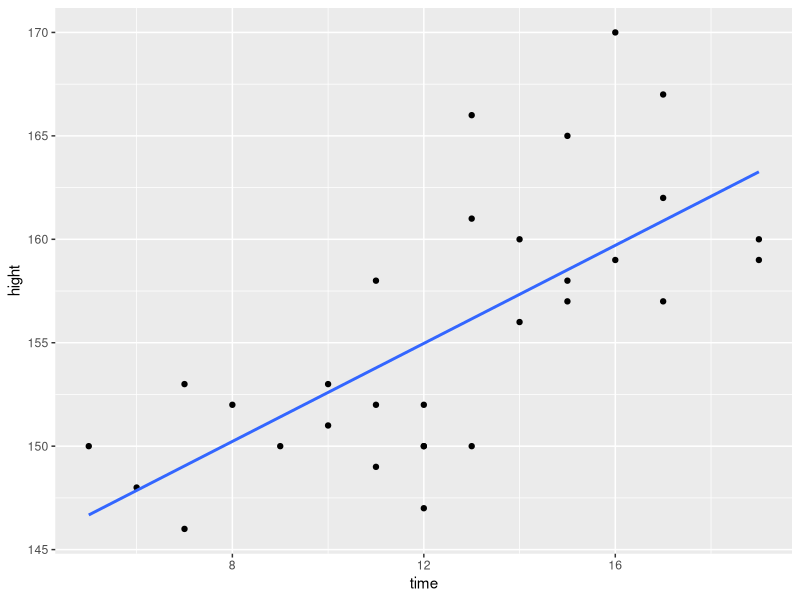
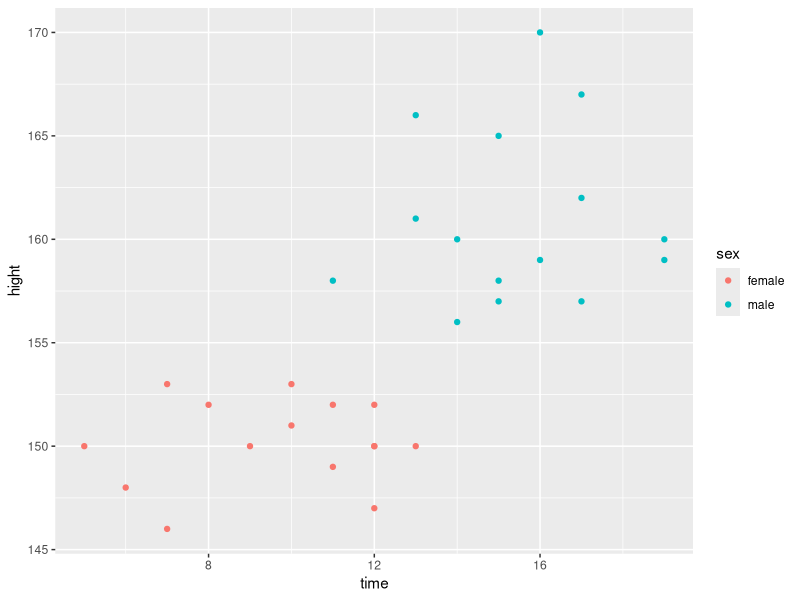
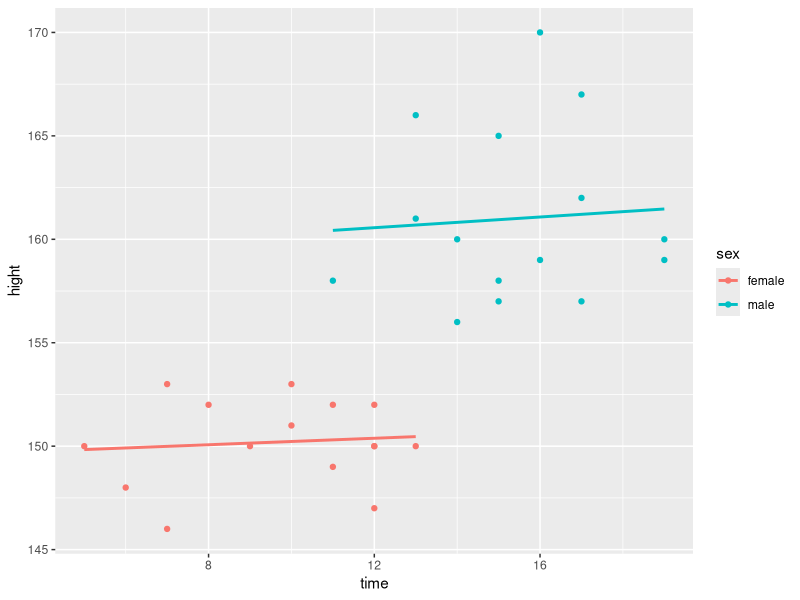

Reproduce these figures in R, in order.
## ---- chunk 1
library(tidyverse)
## ---- chunk 2
df <- read_csv("data/paradox.csv")
## ---- chunk 3
head(df)
## ---- chunk 4
tail(df)
## ---- chunk 5
ggplot(df, aes(time, hight)) +
  geom_point() +
  stat_smooth(method = lm, se = FALSE)
## ---- chunk 6
model_1 <- lm(hight ~ time, data = df)
summary(model_1)
## ---- chunk 7
ggplot(data = df, aes(time, hight)) + 
  geom_point(aes(color = sex))
## ---- chunk 8
model_02 <- lm(hight ~ time + sex, data = df)
summary(model_02)
## ---- chunk 9
ggplot(df, aes(time, hight)) +
  geom_point(aes(color = sex)) +
  geom_smooth(method = lm, se = FALSE, aes(color = sex))
